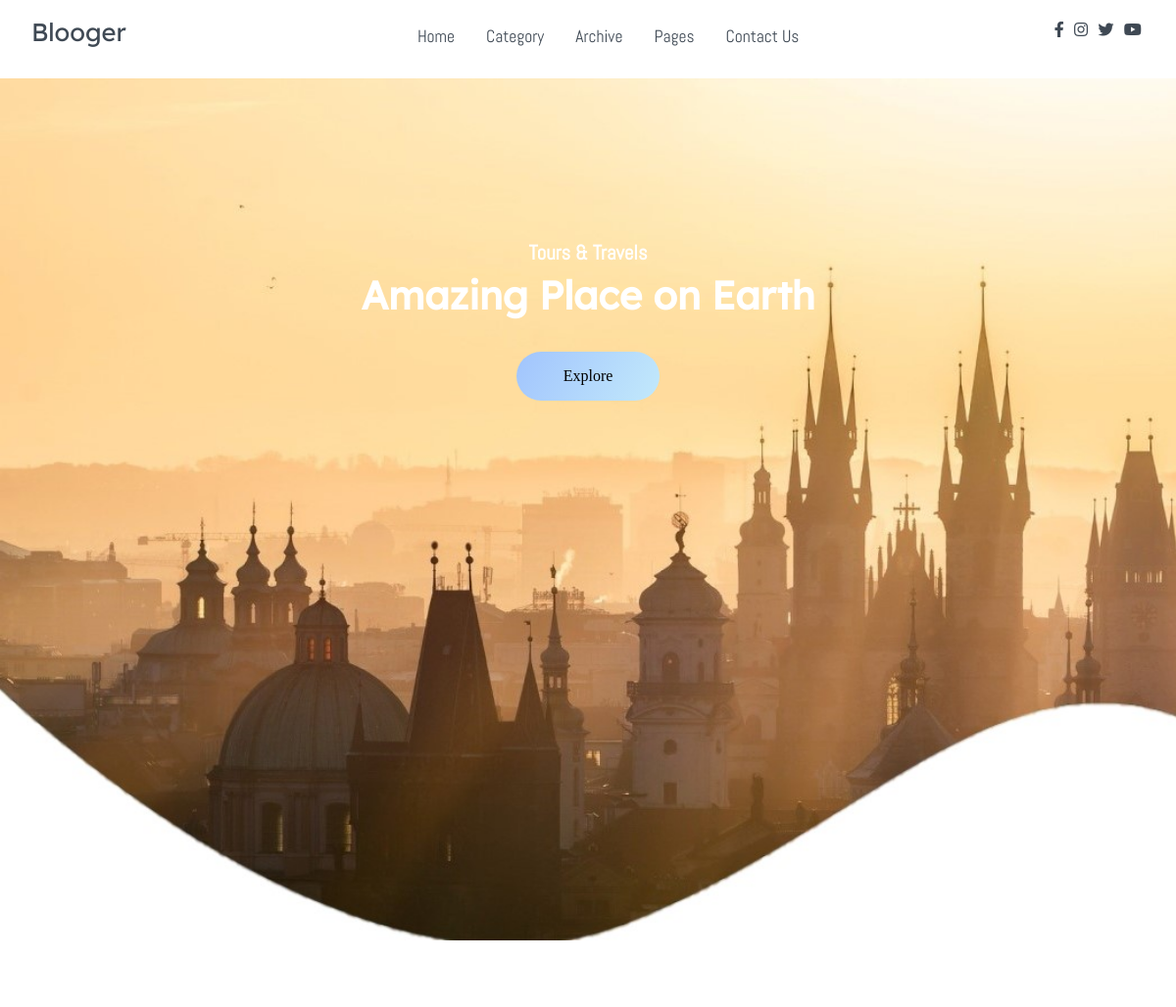
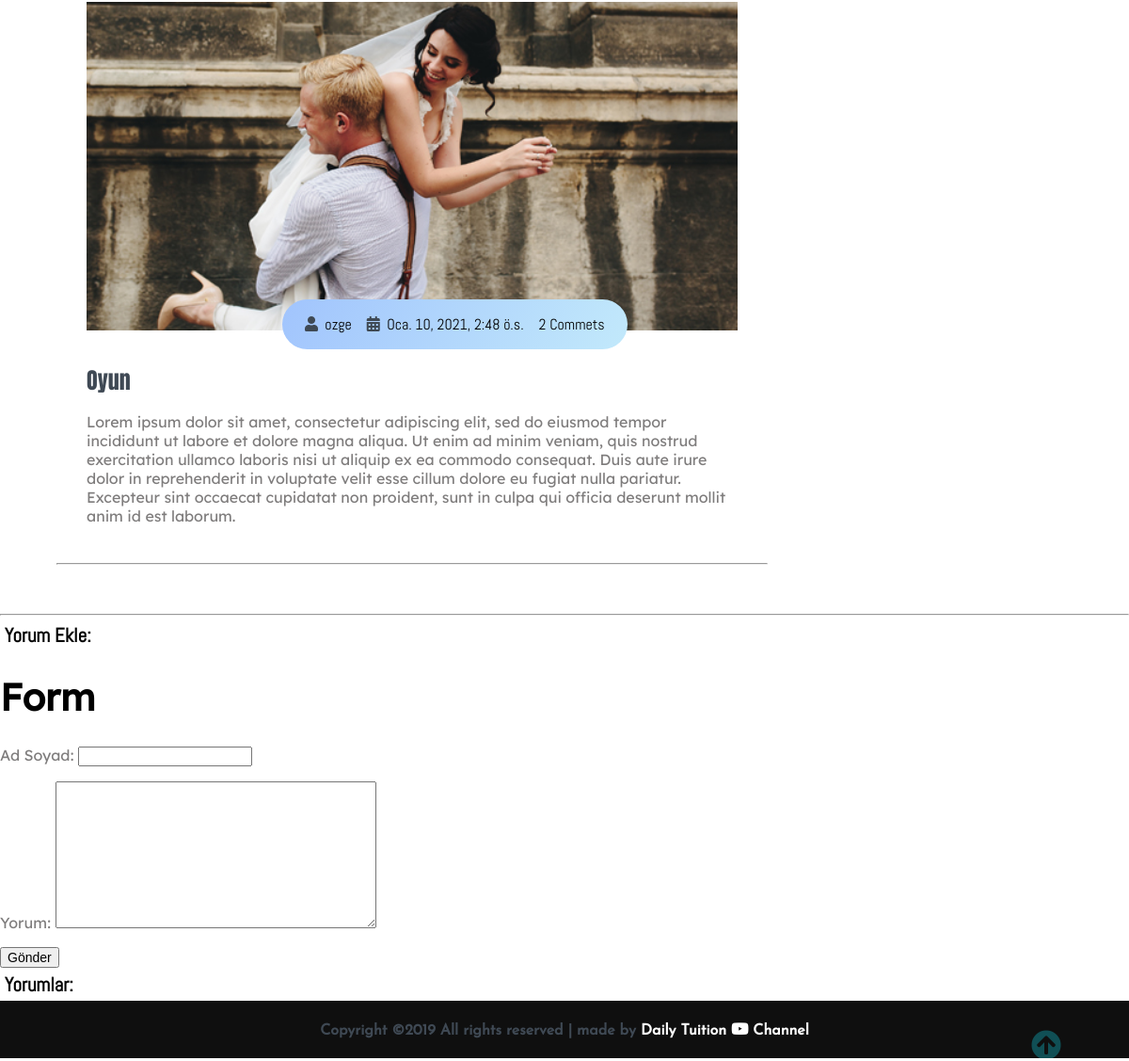
The page /post/oyun/ on the database its author committed (2 pictures, top to bottom).
### blog/models.py (models this page shows, shortened)
class Post(models.Model):
    category = models.ForeignKey(Category,on_delete=models.CASCADE)
    user = models.ForeignKey('auth.User', related_name='post', on_delete=models.CASCADE)
    title = models.CharField(max_length=120, verbose_name='Başlık')
    content = models.TextField(verbose_name='İçerik')
    publishing_date =models.DateTimeField(verbose_name='Yayınlanma Tarihi', auto_now_add=True)
    image = models.ImageField(null=True, blank=True, upload_to='post')
    slug = models.SlugField(editable=False, unique=True)
    read = models.IntegerField(default = 0) #popüler post için
    class Meta:
        ordering  = ['-publishing_date', 'id']

### blog/views.py (the view)
# urls.py: path('post/<slug:slug>/', post_detail, name='detail'),
def post_detail(request, slug):
    post = get_object_or_404(Post, slug=slug)
    form = CommentForm(request.POST or None)
    if form.is_valid():
        comment = form.save(commit=False)
        comment.post=post
        comment.save()
        return HttpResponseRedirect(post.get_absolute_url())
    read = post.read
    read += 1
    degıs = Post.objects.filter(slug=slug).update(read=read)
    context = {
        'post' : post,
        'form' : form,
    }
    return render(request, 'detail.html', context)

### blog/forms.py
class CommentForm(forms.ModelForm):
    class Meta:
        model = Comments
        fields= [
            'name',
            'content',
        ]

### templates/detail.html (shortened to what this page needs)
{% extends 'base.html' %}
{% load static %}
{% block content %}
    <main>
        <section class="site-title">
            <div class="site-background" data-aos="fade-up" data-aos-delay="100">
                <h3>Tours & Travels</h3>
                <h1>Amazing Place on Earth</h1>
                <button class="btn">Explore</button>
            </div>
        </section>
        <br><br><br>
        <section class="container">
            <div class="site-content">
                <div class="posts">
                    <div class="post-content" data-aos="zoom-in" data-aos-delay="200">
                        <div class="post-image">
                            <div>
                                {% if post.image %}
                                <img src="{{ post.image.url }}" class="img" alt="blog1">
                                {% else %}
                                <br>
                                {% endif %}
                            </div>
                            <div class="post-info flex-row">
                                <span><i class="fas fa-user text-gray"></i>&nbsp;&nbsp;{{post.user}}</span>
                                <span><i class="fas fa-calendar-alt text-gray"></i>&nbsp;&nbsp;{{post.publishing_date}}</span>
                                <span>2 Commets</span>
                            </div>
                        </div>
                        <div class="post-title">
                            <a href="#">{{post.title}}</a>
                            <p>{{post.content}}
                            </p>
                        </div>
                    </div>
                    <hr>
                </div>
            </div>
        </section>
        <br><br><hr>
        <h3>Yorum Ekle:</h3>
        {% include 'forms.html' %}
    </main>
    <h3>Yorumlar:</h3>
    <div>
 {% endblock %}

### static/css/all.css (style rules this page uses)
.fa, .fas, .far, .fal, .fad, .fab { -moz-osx-font-smoothing: grayscale; -webkit-font-smoothing: antialiased; display: inline-block; font-style: normal; font-variant: normal; text-rendering: auto; line-height: 1; }
.fa-calendar-alt:before { content: "\f073"; }
.fa-user:before { content: "\f007"; }
.fa, .fas { font-family: 'Font Awesome 5 Free'; font-weight: 900; }

### static/css/Style.css (style rules this page uses)
html, body { margin: 0%; box-sizing: border-box; overflow-x: hidden; }
:root { --text-gray: #3f4954; --text-light : #686666da; --bg-color: #0f0f0f; --white: #ffffff; --midnight: #104f55; --sky: linear-gradient(120deg, #a1c4fd 0%, #c2e9fb 100%); --Abel: 'Abel', cursive; --Anton: 'Anton', cursive; --Josefin : 'Josefin', cursive; --Lexend: 'Lexend', cursive; --Livvic : 'Livvic', cursive; }
a { text-decoration: none; color: var(--text-gray); }
.flex-row { display: flex; flex-direction: row; flex-wrap: wrap; }
h1 { font-family: var(--Lexend); font-size: 2.5rem; }
h3 { font-family: var(--Abel); font-size: 1.3rem; }
button.btn { border: none; border-radius: 2rem; padding: 1rem 3rem; font-size: 1rem; font-family: var(--Livvic); cursor: pointer; }
span { font-family: var(--Abel); }
.container { margin: 0 5vw; }
.text-gray { color: var(--text-gray); }
p { font-family: var(--Lexend); color: var(--text-light); }
main .site-title { background: url('../assets/Background-image.jpg'); background-size: cover; height: 110vh; display: flex; justify-content: center; }
main .site-title .site-background { padding-top: 10rem; text-align: center; color: var(--white); }
main .site-title h1, h3 { margin: .3rem; }
main .site-title .btn { margin: 1.8rem; background: var(--sky); }
main .site-content { display: grid; grid-template-columns: 70% 30%; }
main .post-content { width: 100%; }
main .site-content .post-content > .post-image, .post-title { padding: 1rem 2rem; position: relative; }
main .site-content .post-content > .post-image .post-info { background: var(--sky); padding: 1rem; position: absolute; bottom: 0%; left: 20vw; border-radius: 3rem; }
main .site-content .post-content > .post-image > div { overflow: hidden; }
main .site-content .post-content > .post-image .img { width: 100%; transition: all 1s ease; }
main .site-content .post-content > .post-image .post-info span { margin: 0 .5rem; }
main .post-content .post-title a { font-family: var(--Anton); font-size: 1.5rem; }

### rows shown on the page
Post: image (picture), user "ozge", publishing_date "Oca. 10, 2021, 2:48 ö.s.", title "Oyun", content "Lorem ipsum dolor sit amet, consectetur adipiscing elit, sed do eiusmod tempor incididunt ut labore et dolore magna aliqua. Ut enim ad minim veniam, quis nostrud exercitation ullamco laboris nisi ut aliquip ex ea commodo consequat. Duis aute irure dolor in reprehenderit in voluptate velit esse cillum dolore eu fugiat nulla pariatur. Excepteur sint occaecat cupidatat non proident, sunt in culpa qui officia deserunt mollit anim id est laborum."
